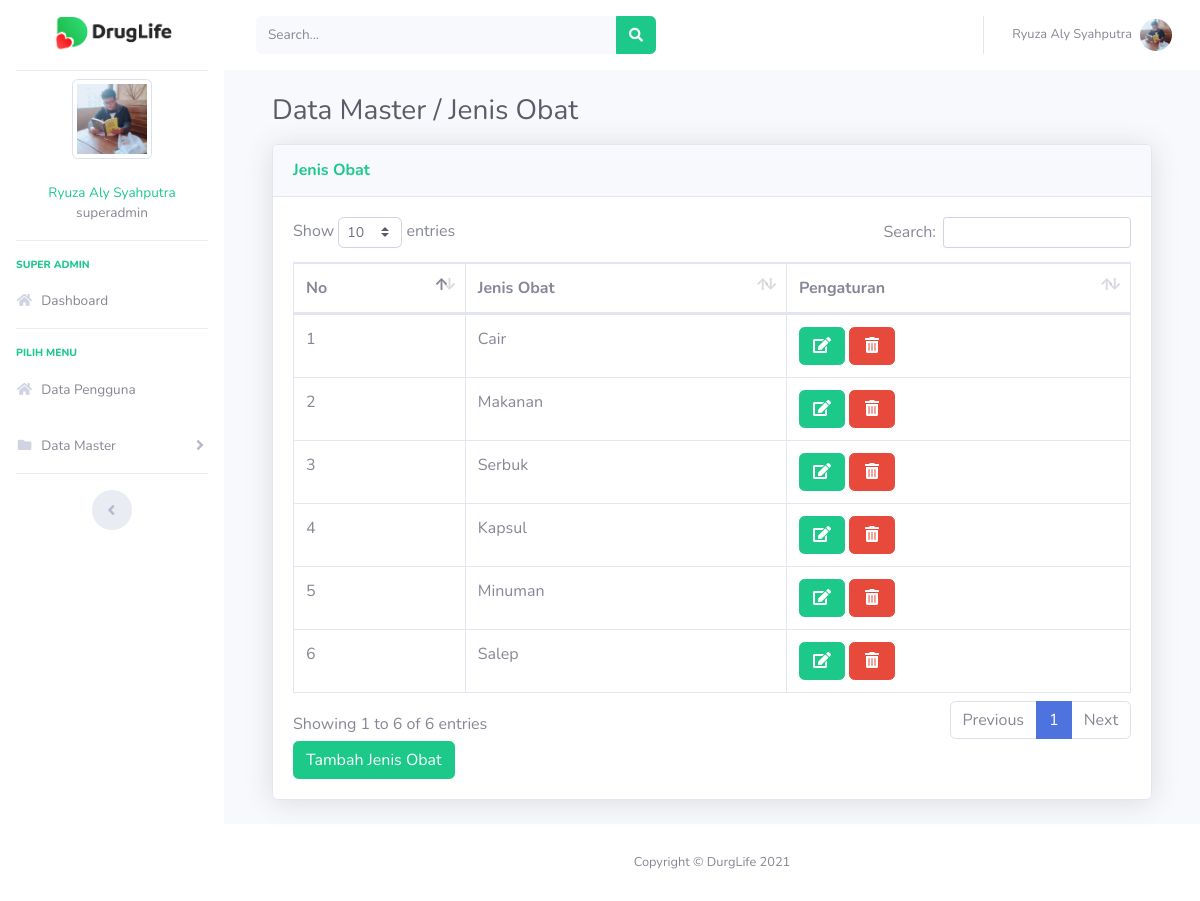
The page /index3.php?page=jenisobat (signed in) on the database its author committed.
### tables this page shows
CREATE TABLE `users` (
  `id` int(11) NOT NULL,
  `nik` varchar(10) NOT NULL,
  `nama` varchar(100) NOT NULL,
  `alamat` varchar(200) NOT NULL,
  `telepon` varchar(100) NOT NULL,
  `username` varchar(100) NOT NULL,
  `password` varchar(100) NOT NULL,
  `level` varchar(25) NOT NULL DEFAULT 'member',
  `foto` varchar(25) NOT NULL
);

CREATE TABLE `jenis_obat` (
  `id` int(11) NOT NULL,
  `jenis_obat` varchar(100) NOT NULL
);

### index3.php (the view, shortened to what this page needs)
<?php
	$koneksi = new mysqli("localhost","root","","obat");
	?>
<!DOCTYPE html>
<html lang="en">
<head>
  <link href="vendor/fontawesome-free/css/all.min.css" rel="stylesheet" type="text/css">
  <link href="css/sb-admin-2.min.css" rel="stylesheet">
  <link href="vendor/datatables/dataTables.bootstrap4.min.css" rel="stylesheet">
</head>
<body id="page-top">
  <div id="wrapper">
    <ul class="navbar-nav sidebar sidebar-light accordion" id="accordionSidebar">
    <a class="sidebar-brand d-flex align-items-center justify-content-center" href="index.html">
        <img src="img/logo1.png" alt="logo" width="120">
    </a>
      <hr class="sidebar-divider my-0">
 <?php
   if ($_SESSION['superadmin']) {
	   $user = $_SESSION['superadmin'];
   }
   $sql =$koneksi->query("select * from users where id='$user'");
   $data = $sql->fetch_assoc();
   ?>
    <li class="d-flex align-items-center justify-content-center">
        <a class="nav-link">
		 <img src="img/<?php echo $data['foto']?>" class="img-circle img-thumbnail" width="80" alt="User"/></a>
	  </li>
		 <li class="nav-item ">
        <a class="nav-link">
      <div class="d-flex align-items-center justify-content-center" class="name"> <span class="text-success fw-bold" ><?php echo  $data['nama'];?></span></div>
		 <div class="d-flex align-items-center justify-content-center" class="email"> <span class="fst-italic"><?php echo $data['level'];?></span></div>
		 </a>
      </li>
      <hr class="sidebar-divider">
      <div class="sidebar-heading">
        <span class="text-success" >Super Admin</span>
      </div>
      <li class="nav-item">
        <a class="nav-link" href="?page=home3">
          <i class="fas fa-fw fa-home"></i>
          <span>Dashboard</span></a>
      </li>
      <hr class="sidebar-divider">
      <div class="sidebar-heading">
      <span class="text-success" >Pilih Menu</span>
      </div>
	    <li class="nav-item">
        <a class="nav-link" href="?page=pengguna">
          <i class="fas fa-fw fa-home"></i>
          <span>Data Pengguna</span></a>
      </li>
	   <li class="nav-item">
        <a class="nav-link collapsed" href="#" data-toggle="collapse" data-target="#collapseData" aria-expanded="true" aria-controls="collapseData">
          <i class="fas fa-fw fa-folder"></i>
          <span>Data Master</span>
        </a>
      </li>
      <hr class="sidebar-divider d-none d-md-block">
      <div class="text-center d-none d-md-inline">
        <button class="rounded-circle border-0" id="sidebarToggle"></button>
      </div>
    </ul>
    <div id="content-wrapper" class="d-flex flex-column">
      <div id="content">
     <nav class="navbar navbar-expand navbar-light bg-white topbar mb-4 static-top">
 <form
                class="d-none d-sm-inline-block form-inline mr-auto ml-md-3 my-2 my-md-0 mw-100 navbar-search">
                <div class="input-group">
                    <input type="text" class="form-control bg-light border-0 small" placeholder="Search..."
                        aria-label="Search" aria-describedby="basic-addon2">
                    <div class="input-group-append">
                        <button class="btn btn-success" type="button">
                            <i class="fas fa-search fa-sm"></i>
                        </button>
                    </div>
                </div>
            </form>
            <ul class="navbar-nav ml-auto">
          <ul class="navbar-nav ml-auto">
            <li class="nav-item dropdown no-arrow">
                    <a class="nav-link dropdown-toggle" href="#" id="userDropdown" role="button"
                        data-toggle="dropdown" aria-haspopup="true" aria-expanded="false">
                        <span class="mr-2 d-none d-lg-inline text-gray-600 small"> <?php echo  $data['nama'];?></span>
                        <img class="img-profile rounded-circle"
                            src="img/<?php echo $data['foto']?>">
                    </a>
                </li>
          </ul>
        </nav>
        <div class="container-fluid">
		 <section class="content">
		      <?php
			   $page = $_GET['page'];
			   $aksi = $_GET['aksi'];
			   if ($page == "jenisobat") {
				   if ($aksi == "") {
					   include "page/jenisobat/jenisobat.php";
				   }
			   }
			   ?>
    </section>
</div>
   <footer class="sticky-footer bg-white">
    <div class="container my-auto">
        <div class="copyright text-center my-auto">
            <span>Copyright &copy; DurgLife 2021</span>
        </div>
    </div>
</footer>
    </div>
  </div>
  </div>
</body>
</html>

### page/jenisobat/jenisobat.php (shortened to what this page needs)
<div class="container-fluid">
<h1 class="h3 mb-0 text-gray-800" style="margin-bottom: 3rem;">Data Master / Jenis Obat</h1>
  <div class="card shadow mb-4" style="margin-top: 1rem;">
    <div class="card-header py-3">
      <h6 class="m-0 font-weight-bold text-success">Jenis Obat</h6>
    </div>
    <div class="card-body">
      <div class="table-responsive">
        <table class="table table-bordered" id="dataTable" width="100%" cellspacing="0">
        <thead>
                                <tr>
			<th>No</th>
			<th>Jenis Obat</th>
			<th>Pengaturan</th>
                                </tr>
		</thead>
          <tbody>
            <?php
	$no = 1;
	$sql = $koneksi->query("select * from jenis_obat");
	while ($data = $sql->fetch_assoc()) {
	?>
                                <tr>
                                    <td><?php echo $no++; ?></td>
			<td><?php echo $data['jenis_obat'] ?></td>
			<td>
              <a href="?page=jenisobat&aksi=ubahjenisobat&id=<?php echo $data['id'] ?>" class="btn btn-success" ><i class="fas fa-fw fa-edit"></i></a>
              <a onclick="return confirm('Apakah anda yakin akan menghapus data ini?')" href="?page=jenisobat&aksi=hapusjenisobat&id=<?php echo $data['id'] ?>" class="btn btn-danger" ><i class="fas fa-fw fa-trash-alt"></i></a>
			</td>
                                </tr>
	<?php }?>
		   </tbody>
                        </table>
<a href="?page=jenisobat&aksi=tambahjenis" class="btn btn-success" >Tambah Jenis Obat</a>
      </div>
    </div>
  </div>
</div>

### rows shown on the page
users: foto (placeholder picture), nama "Ryuza Aly Syahputra", level "superadmin"
jenis_obat: jenis_obat "Cair"
jenis_obat: jenis_obat "Makanan"
jenis_obat: jenis_obat "Serbuk"
jenis_obat: jenis_obat "Kapsul"
jenis_obat: jenis_obat "Minuman"
jenis_obat: jenis_obat "Salep"
